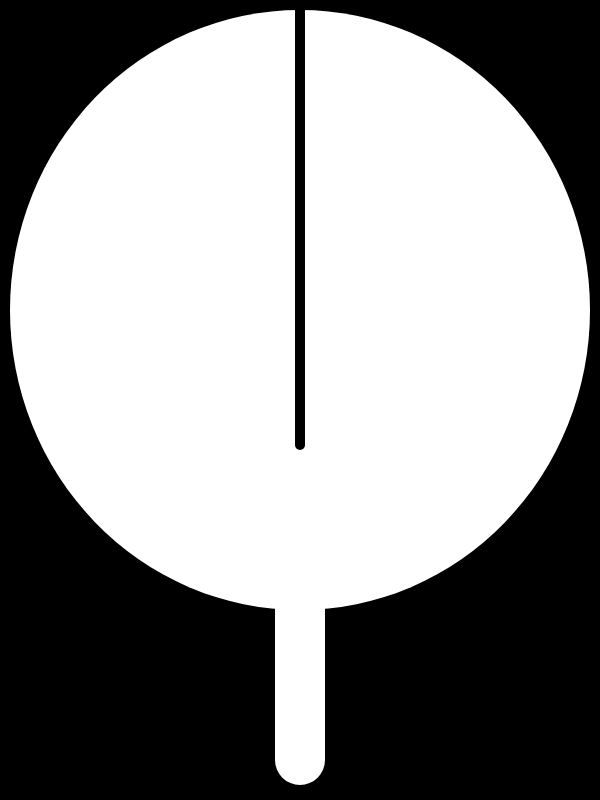
Frame 1 (no input)
Frame 60 (no input): identical to frame 1, image omitted
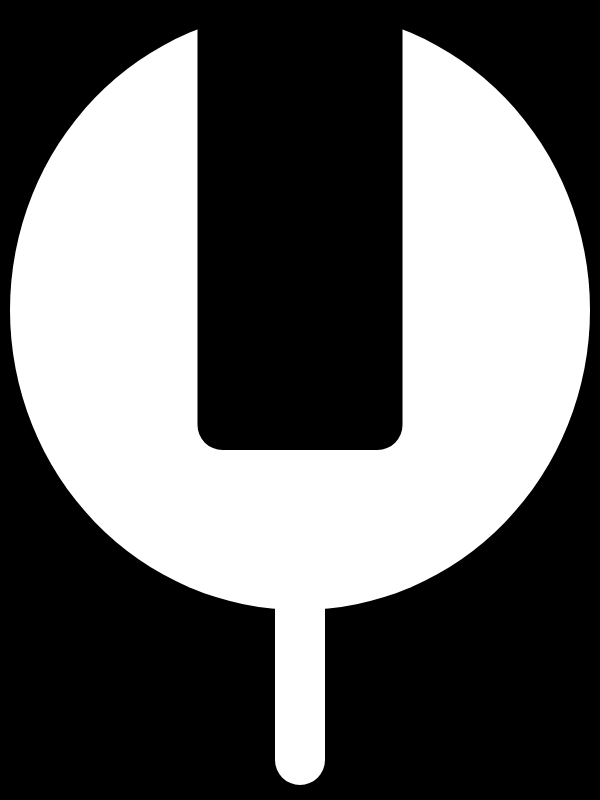
Frame 120 (the mouse pressed at the canvas centre since frame 60)

The p5.js sketch that drew these frames (run headless with seeded random() and noise() and a simulated clock; from frame 60 on, the mouse is pressed at the canvas centre):

// p5.js sketch
// ── sketch.js
function setup() {
  createCanvas(600, 800);
  //frameRate(2);
}

function draw() {
  colorMode('HSB');
  noStroke();
  background('black');

//let randH = random(100,500);
//let randW = random(200,300);
  
ellipseMode(CORNER);

let mouseW = map(mouseX,0,600,10,400,true);
ellipse(10,10,580,600);

let mouseH = map(mouseX,0,600,100,400,true);
push();

fill('black');
rectMode(CENTER);
//ellipse(100,20,200,200);
rect(300,200,mouseW,500,25);
//ellipse(80,500,50,250);
fill('white');
rect(300,650,50,270,25);

pop();


// let msOx = map(mouseX,0,1024,0,350,true);
// let msOy = map(mouseY,0,800, 0,440,true);
// push();
// //o
// fill('white');
// ellipse(200+msOx,60+msOy,100,100);
// //ellipse(180+msOx,70+msOy,50,50);
// //ellipse(220+msOx,40+msOy,50,50);
// pop();



// push();
// fill('black');
// rect(220+msOx,105+msOy,60,5,40);
// pop();



}
